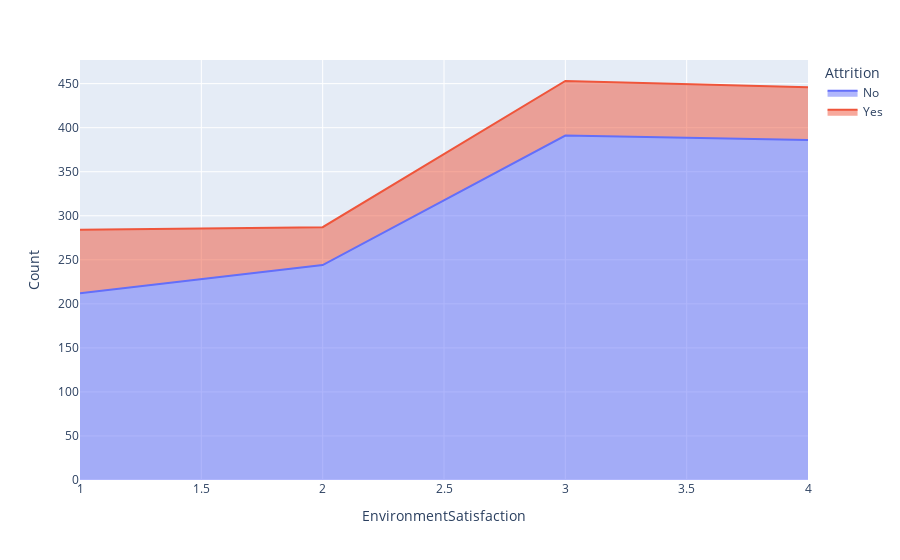

Notebook cell for this chart:
### Markdown cell above
<h4>4. How does the environment satisfaction impact attrition?</h4>

### Code cell
env_attr = hrdataset.groupby(['EnvironmentSatisfaction' , 'Attrition'])['DailyRate'].count().reset_index(name  = 'Count')
px.area(env_attr , x = 'EnvironmentSatisfaction' , y = 'Count' , color = 'Attrition')

### Figure 1 — Plotly figure (JSON) as saved in the notebook; plotly's stock layout.template omitted (floating-point values rounded to 4 significant figures)
{"data": [{"hovertemplate": "Attrition=No<br>EnvironmentSatisfaction=%{x}<br>Count=%{y}<extra></extra>", "legendgroup": "No", "line": {"color": "#636efa"}, "mode": "lines", "name": "No", "orientation": "v", "showlegend": true, "stackgroup": "1", "type": "scatter", "x": [1, 2, 3, 4], "xaxis": "x", "y": [212, 244, 391, 386], "yaxis": "y"}, {"hovertemplate": "Attrition=Yes<br>EnvironmentSatisfaction=%{x}<br>Count=%{y}<extra></extra>", "legendgroup": "Yes", "line": {"color": "#EF553B"}, "mode": "lines", "name": "Yes", "orientation": "v", "showlegend": true, "stackgroup": "1", "type": "scatter", "x": [1, 2, 3, 4], "xaxis": "x", "y": [72, 43, 62, 60], "yaxis": "y"}], "layout": {"legend": {"title": {"text": "Attrition"}, "tracegroupgap": 0}, "margin": {"t": 60}, "xaxis": {"anchor": "y", "domain": [0, 1], "title": {"text": "EnvironmentSatisfaction"}}, "yaxis": {"anchor": "x", "domain": [0, 1], "title": {"text": "Count"}}}}
